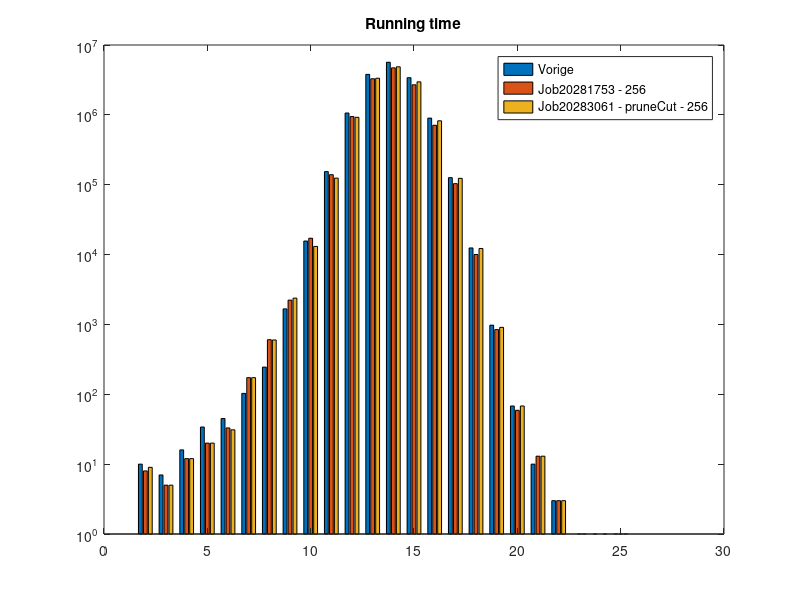
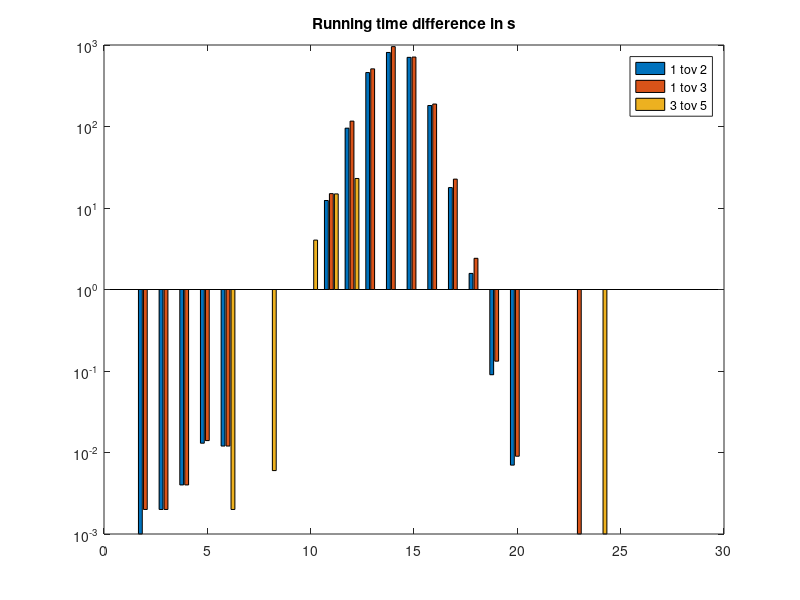
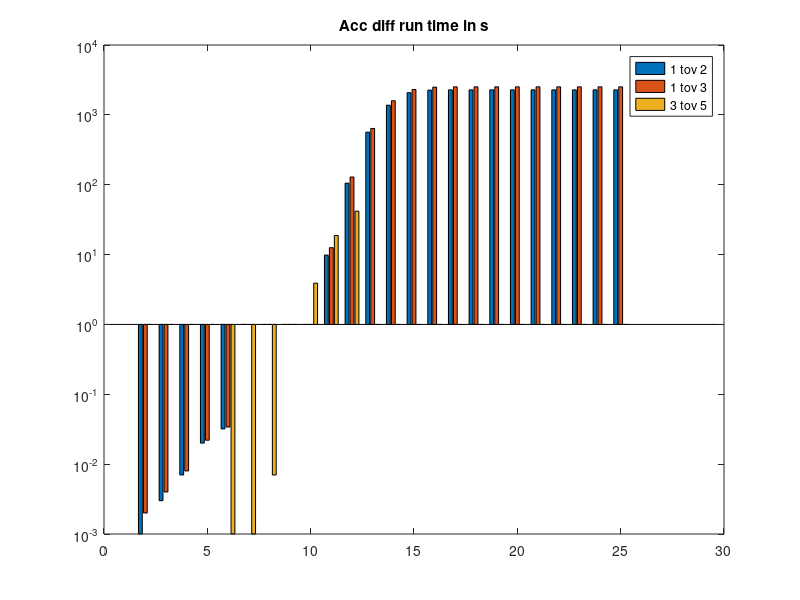
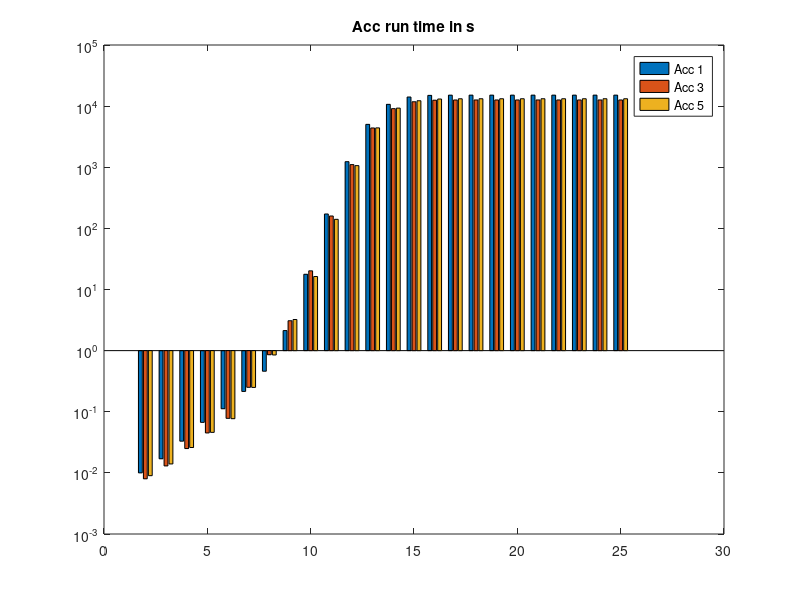

The MATLAB script that drew these images, in order:
close all
clc

X = 2:25;
Y2 = zeros([1 24]);
Y4 = zeros([1 24]);
Y5 = zeros([1 24]);

% Y1 - 4,2u
Y1       = [10, 7, 16, 34, 45, 103, 245, 1669, 15624, 154239, 1062174, 3797288, 5661054, 3404493, 898401, 126276, 12442, 976, 68, 10, 3, 1, 0, 0];
% Y2 - 'Job20281461 - 256' - del/add 22 comps
Y2(1:21) = [9,  5, 12, 21, 33, 178, 625, 2292, 17111, 141878, 966757,  3337937, 4851132, 2699099, 717380, 108455, 10866, 886, 61, 15, 3];
% Y3 - curr Fastest: 3.5u - del/add
Y3       = [8,  5, 12, 20, 33, 173, 605, 2228, 17128, 139224, 945710,  3287401, 4705779, 2692819, 709728, 103660, 10027, 844, 59, 13, 3, 0, 1, 0];
% Y4 - cancelled - noTrim - 'Job20281806 - noTrim - 256'
Y4(1:11)  = [9,  6, 12, 20, 32, 173, 609, 2494, 27697, 238346, 1408245];
% Y5 - :  - pruneFrontOnly - Job20283061 - pruneCut - 256
Y5        = [9,  5, 12, 20, 31, 173, 599, 2380, 13088, 124332, 922677, 3345395, 4873226, 2967767, 821732, 123315, 12223, 908, 68, 13, 3, 0, 0, 0];  

T = [Y1 ; Y3 ; Y5];
figure
bar(X, T')
title('Running time')
set(gca,'YScale','log')
legend('Vorige', 'Job20281753 - 256', 'Job20283061 - pruneCut - 256' )

M = zeros([1 24]);
N = zeros([1 24]);
O = zeros([1 24]);
M(1:21) = (Y1(1:21) - Y2(1:21))/1000;
N       = (Y1 - Y3)/1000;
O       = (Y3 - Y5)/1000;
figure
bar(X, [M ; N ; O]')
set(gca,'YScale','log')
title('Running time difference in s')
legend('1 tov 2', '1 tov 3', '3 tov 5');

% Diff acc
AccM = cumsum(M);
AccN = cumsum(N);
AccO = cumsum(O);
figure
bar(X, [AccM ; AccN ; AccO]')
set(gca, 'YScale', 'log')
title('Acc diff run time in s')
legend('1 tov 2', '1 tov 3', '3 tov 5');

% Acc 
Acc1 = cumsum(Y1/1000);
Acc3 = cumsum(Y3/1000);
Acc5 = cumsum(Y5/1000);
figure
bar(X, [Acc1 ; Acc3 ; Acc5]')
set(gca,'YScale','log')
title('Acc run time in s')
legend('Acc 1', 'Acc 3', 'Acc 5');


DiffAcc3 = Acc1 - Acc3;
DiffAcc5 = Acc3 - Acc5;
figure
bar(X, [DiffAcc3 ; DiffAcc5]')
set(gca,'YScale','log')
title('Acc run time difference in s')
legend('1 tov 3', '3 tov 5');


